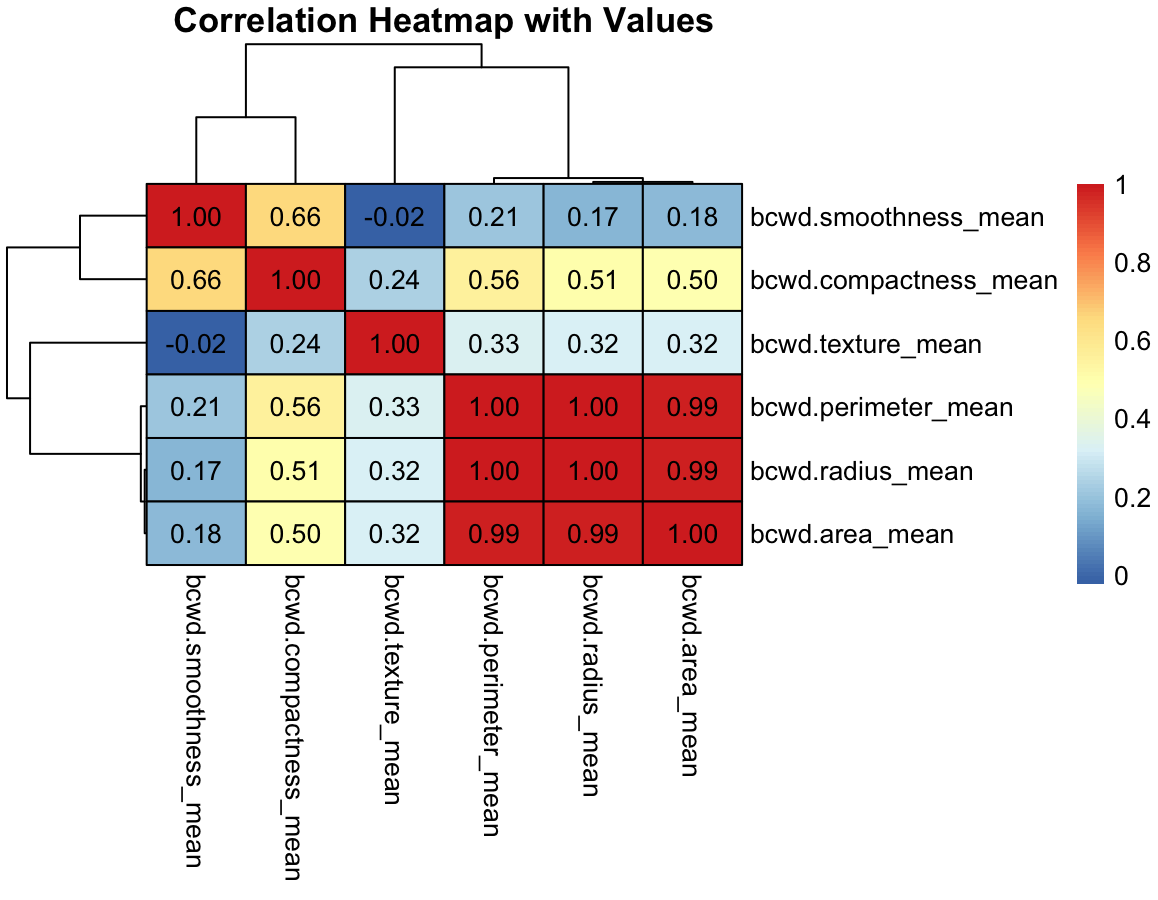

Write the R code that produced this figure.
#radius_mean, texture_mean, perimeter_mean, area_mean, smoothness_mean, compactness_mean
colnames(bcwd)
#creating a smaller data frame with the 6 columns of interest
bcwd_subset <- data.frame(bcwd$radius_mean, bcwd$texture_mean, bcwd$perimeter_mean, bcwd$area_mean, bcwd$smoothness_mean, bcwd$compactness_mean)
dim(bcwd_subset)
head(bcwd_subset)

#creating a correlation matriz
correlation_matrix = cor(bcwd_subset)
print(correlation_matrix)

library(pheatmap) #has to be downloaded each time


pheatmap(mat = correlation_matrix,
         display_numbers = TRUE, # to print the correlation indices on top of the colors
         number_color = "black", # to choose the color of the printed numbers
         fontsize_number = 10,   # to choose the size of the printed numbers
         border_color = 'black',
         legend = T,             # to create a legend
         main = 'Correlation Heatmap with Values'
         )

         
